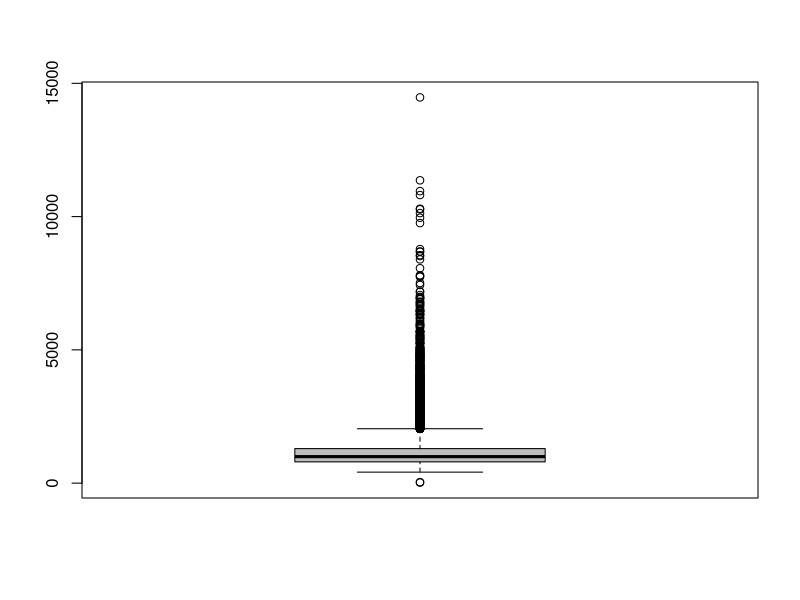
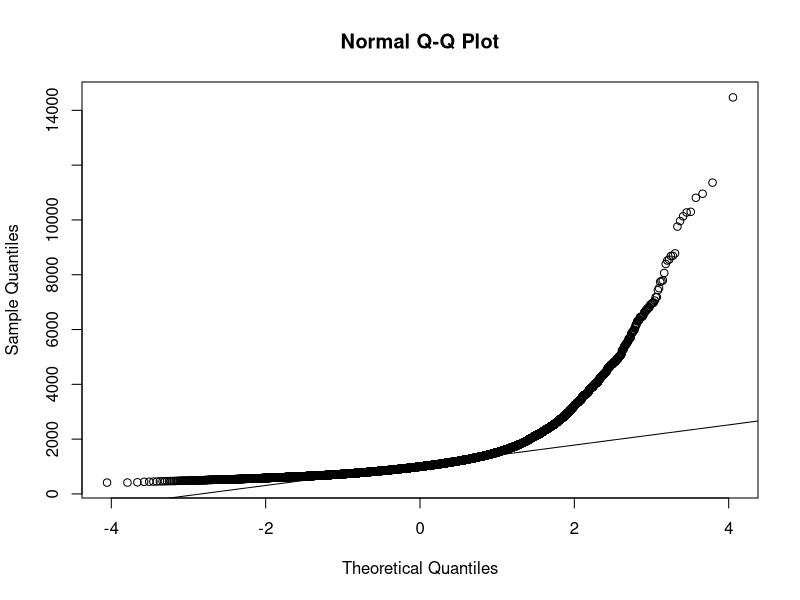
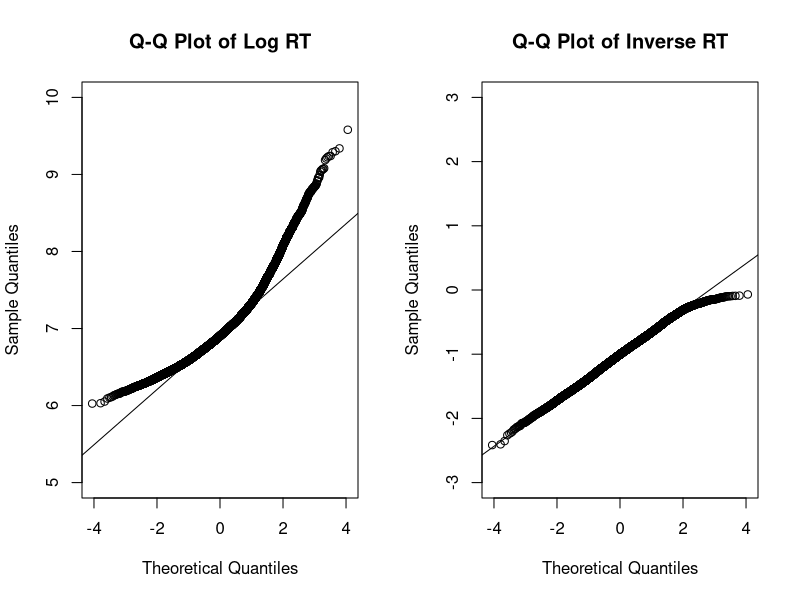
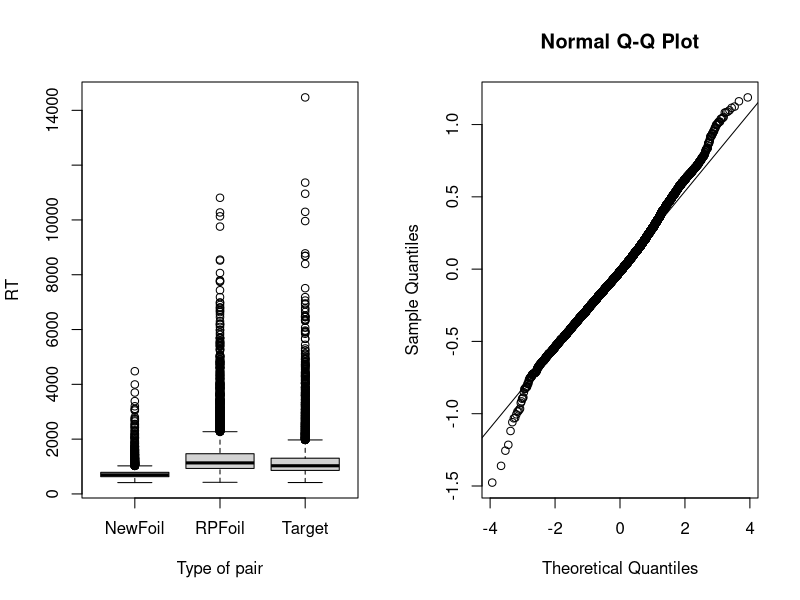
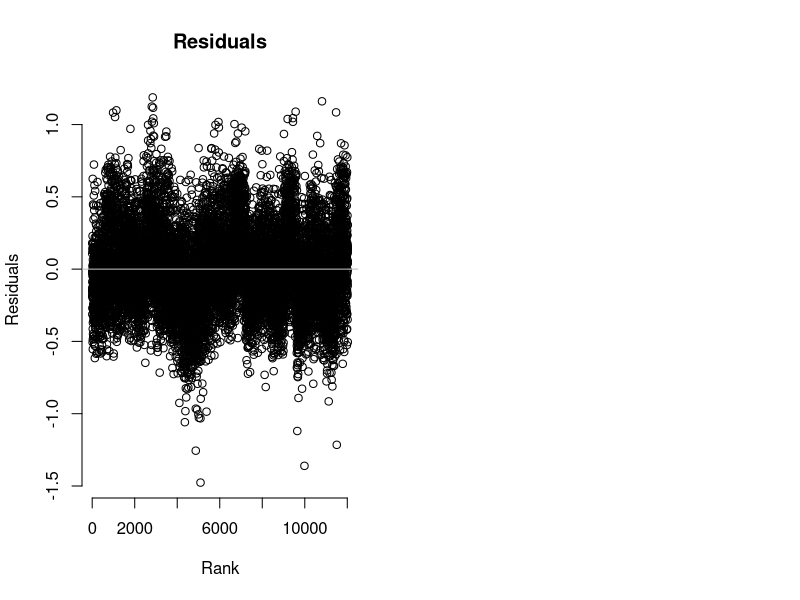

Generate these figures, in order, with R: (Note: this script raises an error after producing the figures.)
## ---- chunk 1
knitr::opts_chunk$set(echo = TRUE)
## ---- chunk 2
#clear work space
rm(list = ls())

#load packages
library(plyr,lme4)

#load data
datafile <- read.table("behavioral-data.txt", header=TRUE, sep="\ ", stringsAsFactors=FALSE)
# always immediately check whether the data looks as expected:
head(datafile)
attach(datafile)

## ---- chunk 3

# Check the size of the data
dim(datafile) 
nrow(datafile)
ncol(datafile)

# List the column names:
names(datafile)
# which is for data.frames (but not for vectors) the same as:
colnames(datafile)
# .. and not very informative here:
# rownames(datafile)

# List the structure of the data
str(datafile)
summary(datafile)

# Print the first and the last 3 rows in the data
head(datafile, 3)
tail(datafile, 3)

#participant no
length(unique(datafile$Subject))

#how mny trials each participant saw
table(datafile$Subject,datafile$Trial)
## ---- chunk 4
#Inspect range of values that reaction times can take using the functions range or summary.
range(datafile$Probe.RT)

#Visualize the reaction time values with a boxplot.
boxplot(datafile$Probe.RT, data=datafile, col='gray')

#remove RTs lower than 50ms
datafile <- droplevels(datafile[datafile$Probe.RT > 50,])
## ---- chunk 5
# list the number of responses for each subject
table(Subject,acc)
# calculate the number of correct responses per participant
check <- tapply(acc, list(Subject), sum)
# inspect:
range(check)
#remove incorrect responses
datafile <- droplevels(datafile[acc == 1,])
## ---- chunk 6
#Visualize the distribution of reaction times using a QQ-plot (functions qqnorm and qqline, as illustrated in previous assignments).

qqnorm(datafile$Probe.RT)
qqline(datafile$Probe.RT)
## ---- chunk 7
datafile$logRT <- log(datafile$Probe.RT)
datafile$inverseRT <- -1000/datafile$Probe.RT

par(mfrow=c(1,2)) # it will allow you to combine two graphs in one
qqnorm(datafile$logRT, main = "Q-Q Plot of Log RT", ylim=c(5,10))
qqline(datafile$logRT)
qqnorm(datafile$inverseRT, main = "Q-Q Plot of Inverse RT", ylim=c(-3,3))
qqline(datafile$inverseRT)
## ---- chunk 8
boxplot(Probe.RT ~ PairType, data = datafile, xlab = "Type of pair", ylab = "RT")
## ---- chunk 9
#exclude the target pairs from the current analysis..

datafile2 <- droplevels(datafile[datafile$PairType != "Target", ])
## ---- chunk 10
#The column cooc lists the number of co-occurrences of each pair of words in a corpus of 103 children’s books. Construct a model that includes the main effects of cooc and PairType on the dependent variable (inverseRT). Note that we now will use datafile2.

# order data:
datafile2 <- datafile2[order(datafile2$Subject, datafile2$Trial),]

# create factors:
datafile2$PairType <- as.factor(datafile2$PairType)

# setup model:
m1 <- lm(inverseRT~cooc+PairType , data = datafile2)

#inspect summary
summary(m1)

#inspect residuals with qqplot
qqnorm(resid(m1))
qqline(resid(m1))
## ---- chunk 11
#Run the following code, which plots the ordered residuals.

plot(resid(m1), bty='n', main="Residuals", xlab="Rank", ylab="Residuals")
abline(h=0, col="gray")
## ---- chunk 12
#Before we start with the linear mixed-effects models, we need to think about the structure and clustering in the data.

names(datafile2)
## ---- chunk 13
#We start with the same main effects model as defined in Question 6, but we add random intercepts for Subject and Item. We will use the column Pair to estimate item effects. Make sure that we deal with factors.

datafile2$Subject <- as.factor(datafile2$Subject)
datafile2$Pair <- as.factor(datafile2$Pair)

#Setup a linear mixed-effects model that includes main effects for cooc and PairType, and random intercepts for Subjects and Items to control for by-subject and by-item variability. Note that a dependent variable is still inverseRT. Inspect the summary of the model.

ml2 <- lmer(inverseRT ~coocc+PairType +(1|Subject) + (1|Pair), data = datafile2)
summary(ml2)
## ---- chunk 14
#Run again the same code for visualizing the ordered residuals.

plot(resid(ml2), bty='n', main="Residuals", xlab="Rank", ylab="Residuals")
abline(h=0, col="gray")
## ---- chunk 15
#Visualize the random effects with the code provided below:

re <- ranef(ml2)

qqnorm(re$Pair[,1], main="Items")
qqline(re$Pair[,1])

qqnorm(re$Subject[,1], main="Subjects")
qqline(re$Subject[,1])
## ---- chunk 16
#Setup a new model that includes main effects for the predictors cooc and PairType (as in model  ml2). In addition, include random intercepts for subjects and items, and a (separate) random slope for  cooc by subject.

ml3 <- lmer(..., data = datafile2)
summary(ml3)

## ---- chunk 17
#Inspect the subject-random effects by plotting the random intercepts against the random slopes

re <- ranef(ml3)$Subject

plot(re[,'(Intercept)'], re[,'cooc'], 
     xlab="Random intercept estimates", ylab="Random slope estimates")
abline(h=0, v=0, lty=3)

## ---- chunk 18
#To test whether this is the case, we could setup a new model ml4 that allows the intercept and slope to be correlated. Use the same fixed-effect structure as the previous models (only including main effects), but additionally include a term that combines the random intercept and a slope for cooc by subjects, and include a random intercept for items.

ml4 <- lmer(..., data = datafile2)
summary(ml4)
anova(ml3, ml4)

## ---- chunk 19

ml5 <- lmer(..., data = datafile2)
summary(ml5)

## ---- chunk 20
#Now setup a similar model, but now replace the two separate random effects terms for Subjects by a single random effects term, that combines the random intercept and the random slope.
ml6 <- lmer(..., data = datafile2)
summary(ml6)

## ---- chunk 21
#Now compare the two models, ml5 and ml6 using anova, and also the earlier two models with a random slope for cooc instead of PairType.

anova(ml3, ml4)
anova(ml5, ml6)

